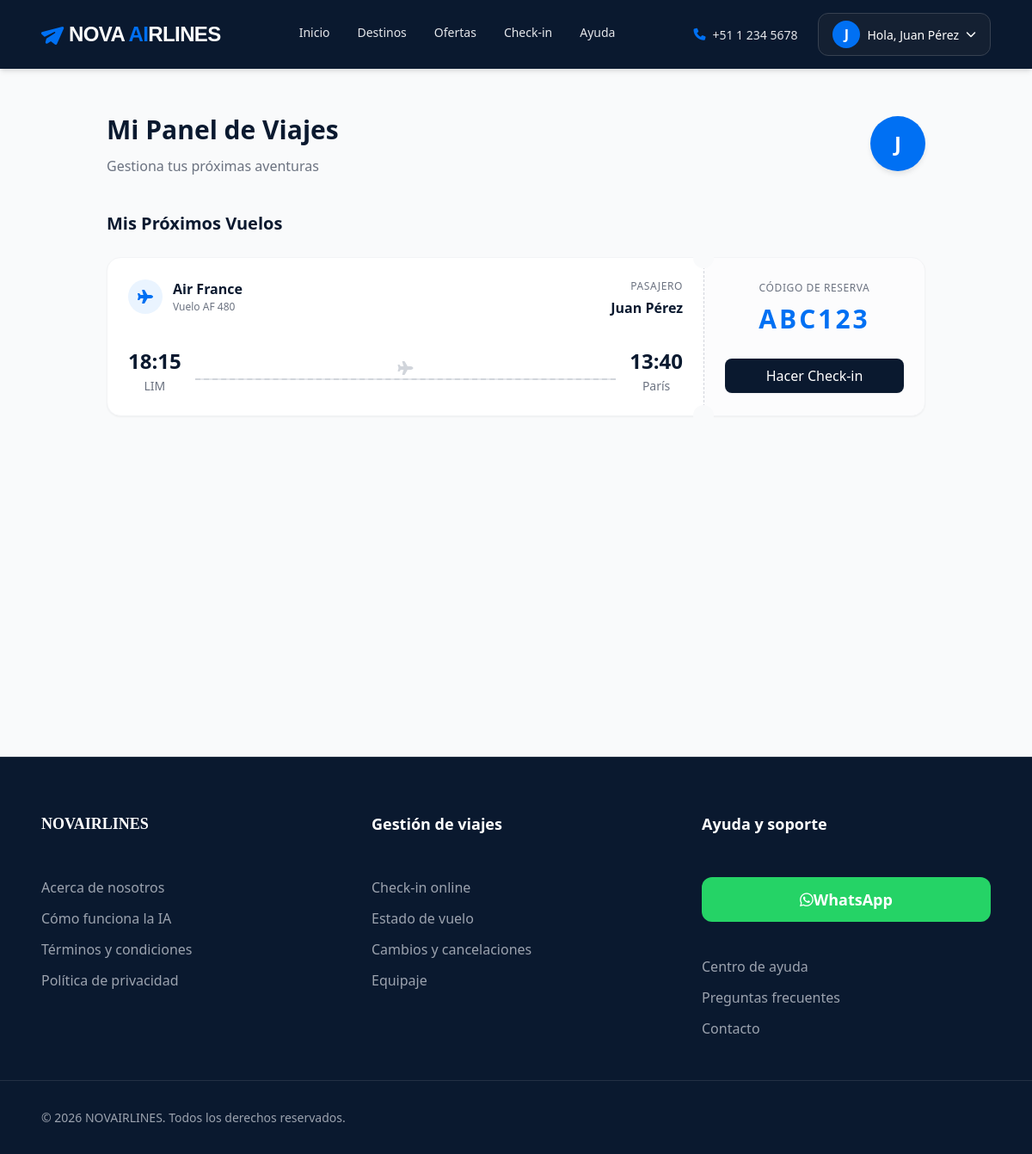
Screenshot of /index.php?action=panel (signed in) with the database file from the repository.
### tables this page shows
CREATE TABLE reservas (
    id INT(11) AUTO_INCREMENT PRIMARY KEY,
    pnr CHAR(6) NOT NULL UNIQUE COMMENT 'Código PNR local de 6 caracteres',
    usuario_id INT(11) DEFAULT NULL COMMENT 'NULL si el comprador es un usuario invitado',
    vuelo_id INT(11) DEFAULT NULL COMMENT 'NULL si la reserva se gestiona 100% vía Duffel API',
    duffel_order_id VARCHAR(255) DEFAULT NULL COMMENT 'ID de orden en Duffel API (ord_xxx)',
    tipo_viaje ENUM('solo_ida', 'ida_vuelta') DEFAULT 'solo_ida',
    estado ENUM('Pendiente', 'Confirmada', 'Checked-in', 'Cancelada') DEFAULT 'Pendiente',
    precio_total DECIMAL(10,2) NOT NULL,
    pasajeros_count INT(11) NOT NULL DEFAULT 1,
    fecha_reserva DATETIME DEFAULT CURRENT_TIMESTAMP,
    CONSTRAINT fk_reservas_usuario FOREIGN KEY (usuario_id) REFERENCES usuarios(id) ON DELETE SET NULL,
    CONSTRAINT fk_reservas_vuelo FOREIGN KEY (vuelo_id) REFERENCES vuelos(id) ON DELETE SET NULL
);

CREATE TABLE aerolineas (
    id INT(11) AUTO_INCREMENT PRIMARY KEY,
    codigo_iata VARCHAR(3) NOT NULL,
    nombre VARCHAR(100) NOT NULL,
    logo_url VARCHAR(255) DEFAULT NULL
);

CREATE TABLE vuelos (
    id INT(11) AUTO_INCREMENT PRIMARY KEY,
    aerolinea_id INT(11) NOT NULL,
    numero_vuelo VARCHAR(20) NOT NULL,
    origen_aeropuerto_id INT(11) NOT NULL,
    destino_aeropuerto_id INT(11) NOT NULL,
    hora_salida TIME NOT NULL,
    hora_llegada TIME NOT NULL,
    llegada_dia_siguiente TINYINT(1) DEFAULT 0,
    duracion VARCHAR(20) NOT NULL,
    escalas INT(11) DEFAULT 0,
    precio DECIMAL(10,2) NOT NULL,
    es_mejor_precio TINYINT(1) DEFAULT 0,
    duffel_offer_id VARCHAR(255) DEFAULT NULL COMMENT 'ID de oferta devuelto por Duffel API (off_xxx)',
    creado_en DATETIME DEFAULT CURRENT_TIMESTAMP,
    CONSTRAINT fk_vuelos_aerolinea FOREIGN KEY (aerolinea_id) REFERENCES aerolineas(id) ON DELETE CASCADE,
    CONSTRAINT fk_vuelos_origen FOREIGN KEY (origen_aeropuerto_id) REFERENCES aeropuertos(id) ON DELETE CASCADE,
    CONSTRAINT fk_vuelos_destino FOREIGN KEY (destino_aeropuerto_id) REFERENCES aeropuertos(id) ON DELETE CASCADE
);

CREATE TABLE aeropuertos (
    id INT(11) AUTO_INCREMENT PRIMARY KEY,
    codigo_iata CHAR(3) NOT NULL UNIQUE COMMENT 'Código IATA único de 3 letras (ej: LIM, MAD, CDG)',
    nombre VARCHAR(150) NOT NULL,
    ciudad VARCHAR(100) NOT NULL,
    pais VARCHAR(100) NOT NULL
);

### models/Reserva.php (called while the page is built, shortened)
<?php
require_once __DIR__ . '/../config/database.php';
class Reserva {
    private $conn;
    public function __construct() {
        $database = new Database();
        $this->conn = $database->getConnection();
    }
    public function obtenerReservasUsuario($usuario_id) {
        $query = "SELECT r.*, v.numero_vuelo, al.nombre as aerolinea_nombre,
                         a_origen.codigo_iata as origen_iata, a_destino.ciudad as destino_ciudad,
                         v.hora_salida, v.hora_llegada,
                         p.nombre as pasajero_nombre, p.apellido as pasajero_apellido
                  FROM reservas r
                  JOIN vuelos v ON r.vuelo_id = v.id
                  JOIN aerolineas al ON v.aerolinea_id = al.id
                  JOIN aeropuertos a_origen ON v.origen_aeropuerto_id = a_origen.id
                  JOIN aeropuertos a_destino ON v.destino_aeropuerto_id = a_destino.id
                  LEFT JOIN pasajeros p ON r.id = p.reserva_id
                  WHERE r.usuario_id = :usuario_id
                  GROUP BY r.id
                  ORDER BY r.fecha_reserva DESC";
        $stmt = $this->conn->prepare($query);
        $stmt->bindParam(':usuario_id', $usuario_id);
        $stmt->execute();
        $resultados = [];
        while ($row = $stmt->fetch(PDO::FETCH_ASSOC)) {
            $resultados[] = [
                'pnr' => $row['pnr'],
                'estado' => $row['estado'],
                'fecha_reserva' => $row['fecha_reserva'],
                'pasajero_nombre' => trim($row['pasajero_nombre'] . ' ' . $row['pasajero_apellido']),
                'tipo_viaje' => $row['tipo_viaje'] ?? 'solo_ida',
                'fecha_retorno' => '',
                'vuelo' => [
                    'flight_number' => $row['numero_vuelo'],
                    'airline' => $row['aerolinea_nombre'],
                    'departure_airport' => $row['origen_iata'],
                    'arrival_airport' => $row['destino_ciudad'] == 'Madrid' ? 'MAD' : $row['destino_ciudad'],
                    'departure_time' => date('H:i', strtotime($row['hora_salida'])),
                    'arrival_time' => date('H:i', strtotime($row['hora_llegada'])),
                    'date' => date('d M Y', strtotime($row['fecha_reserva']))
                ]
            ];
        }
        return $resultados;
    }
}
?>

### config/database.php (called while the page is built, shortened)
<?php
class Database {
    private $host;
    private $db_name;
    private $username;
    private $password;
    public function __construct() {
        $this->host = $_ENV['DB_HOST'] ?? 'localhost';
        $this->db_name = $_ENV['DB_NAME'] ?? 'novairlines_db';
        $this->username = $_ENV['DB_USER'] ?? 'root';
        $this->password = $_ENV['DB_PASS'] ?? '';
    }
    public function getConnection() {
        $this->conn = null;
        try {
            $this->conn = new PDO("mysql:host=" . $this->host . ";dbname=" . $this->db_name, $this->username, $this->password);
            $this->conn->exec("set names utf8");
        } catch(PDOException $exception) {
            echo "Error de conexión: " . $exception->getMessage();
        }
        return $this->conn;
    }
}
?>

### views/user/panel.php (the view, shortened to what this page needs)
<main class="panel-page">
    <div class="panel-container">
        <div class="panel-header">
            <div>
                <h1 class="panel-title">Mi Panel de Viajes</h1>
                <p class="panel-subtitle">Gestiona tus próximas aventuras</p>
            </div>
            <div class="user-avatar">
                <?php echo substr($_SESSION['user_name'], 0, 1); ?>
            </div>
        </div>
        <h2 class="section-heading">Mis Próximos Vuelos</h2>
        <?php if (empty($misReservas)): ?>
            <div class="empty-state">
                <div class="empty-state-icon">
                    <i class="fa-solid fa-plane-slash"></i>
                </div>
                <h3 class="empty-state-title">Aún no tienes reservas</h3>
                <p class="empty-state-text">Explora nuestros destinos y planifica tu próximo viaje.</p>
                <a href="?action=home" class="btn btn--primary btn--large">Buscar Vuelos</a>
            </div>
        <?php else: ?>
            <div class="reservations-list">
                <?php
                for ($i = count($misReservas) - 1; $i >= 0; $i--) {
                    $reserva = $misReservas[$i];
                    $vuelo = $reserva['vuelo'];
                    $pnr = $reserva['pnr'];
                    $isCheckedIn = ($reserva['estado'] === 'Checked-in');
                ?>
                <div class="ticket-card">
                    <div class="flex flex-col md:flex-row" style="width: 100%;">
                        <div class="ticket-main">
                            <div class="ticket-cutout-top"></div>
                            <div class="ticket-cutout-bottom"></div>
                            <div class="ticket-header">
                                <div class="ticket-airline-info">
                                    <div class="ticket-airline-logo">
                                        <i class="fa-solid fa-plane"></i>
                                    </div>
                                    <div>
                                        <p class="ticket-airline-name"><?php echo htmlspecialchars($vuelo['airline']); ?></p>
                                        <p class="ticket-flight-number">Vuelo <?php echo htmlspecialchars($vuelo['flight_number']); ?></p>
                                    </div>
                                </div>
                                <div class="ticket-passenger">
                                    <p class="ticket-passenger-label">Pasajero</p>
                                    <p class="ticket-passenger-name"><?php echo htmlspecialchars($reserva['pasajero_nombre']); ?></p>
                                </div>
                            </div>
                            <div class="ticket-flight-times">
                                <div class="ticket-time-block">
                                    <p class="ticket-time"><?php echo htmlspecialchars($vuelo['departure_time']); ?></p>
                                    <p class="ticket-airport"><?php echo htmlspecialchars($vuelo['departure_airport']); ?></p>
                                </div>
                                <div class="ticket-duration-line">
                                    <i class="fa-solid <?php echo ($reserva['tipo_viaje'] ?? 'solo_ida') === 'ida_vuelta' ? 'fa-arrow-right-arrow-left text-[#0070F3]' : 'fa-plane text-gray-300'; ?> ticket-plane-icon"></i>
                                    <div class="ticket-line"></div>
                                </div>
                                <div class="ticket-time-block">
                                    <p class="ticket-time"><?php echo htmlspecialchars($vuelo['arrival_time']); ?></p>
                                    <p class="ticket-airport"><?php echo htmlspecialchars($vuelo['arrival_airport']); ?></p>
                                </div>
                            </div>
                        </div>
                        <div class="ticket-side">
                            <p class="pnr-label">Código de Reserva</p>
                            <p class="pnr-value"><?php echo htmlspecialchars($pnr); ?></p>
                            <?php if ($isCheckedIn): ?>
                                <div class="boarding-pass-ready">
                                    <i class="fa-solid fa-qrcode"></i> Boarding Pass Listo
                                </div>
                            <?php else: ?>
                                <form action="index.php" method="POST" style="width: 100%;">
                                    <button type="submit" class="btn btn--primary btn-checkin" style="width: 100%;">
                                        Hacer Check-in
                                    </button>
                                </form>
                            <?php endif; ?>
                        </div>
                    </div>
                </div>
                <?php } ?>
            </div>
        <?php endif; ?>
    </div>
</main>

### assets/css/core/variables.css (style rules this page uses)
:root { --color-primary: #0070F3; --color-primary-hover: #0051CC; --color-secondary: #0A192F; --color-accent: #ef9912; --color-background: #F9FAFB; --color-surface: #FFFFFF; --color-surface-hover: #F3F4F6; --color-text-main: #1F2937; --color-text-muted: #6B7280; --color-text-light: #9CA3AF; --color-border: #E5E7EB; --font-family-main: 'Open Sauce One', sans-serif; --shadow-sm: 0 1px 2px 0 rgba(0, 0, 0, 0.05); --shadow-md: 0 4px 6px -1px rgba(0, 0, 0, 0.1), 0 2px 4px -1px rgba(0, 0, 0, 0.06); --shadow-lg: 0 10px 15px -3px rgba(0, 0, 0, 0.1), 0 4px 6px -2px rgba(0, 0, 0, 0.05); --radius-md: 0.375rem; --radius-lg: 0.5rem; --radius-xl: 0.75rem; --radius-2xl: 1rem; --transition-fast: 150ms ease-in-out; --transition-normal: 300ms ease-in-out; }

### assets/css/core/base.css (style rules this page uses)
body { font-family: var(--font-family-main); background-color: var(--color-background); color: var(--color-text-main); margin: 0; padding: 0; -webkit-font-smoothing: antialiased; -moz-osx-font-smoothing: grayscale; }
* { box-sizing: border-box; }
h1, h2, h3, h4, h5, h6 { margin: 0; font-weight: inherit; }
button { cursor: pointer; border: none; background: none; font-family: inherit; }

### assets/css/components/buttons.css (style rules this page uses)
.btn { display: inline-flex; align-items: center; justify-content: center; font-weight: 500; border-radius: var(--radius-lg); transition: all var(--transition-normal); padding: 0.5rem 1rem; font-size: 1rem; }
.btn--primary { background-color: var(--color-primary); color: white; box-shadow: var(--shadow-sm); }

### rows the page displays
reservas: aerolineas.nombre "Air France", vuelo.numero_vuelo "AF 480", pasajero_nombre "Juan Pérez", departure_time "18:15", aeropuertos.codigo_iata "LIM", arrival_time "13:40", aeropuertos.ciudad "París", pnr "ABC123"

### other values shown
substr($_SESSION['user_name'], 0, 1) "J"
$_SESSION['user_name'] "Juan Pérez"
